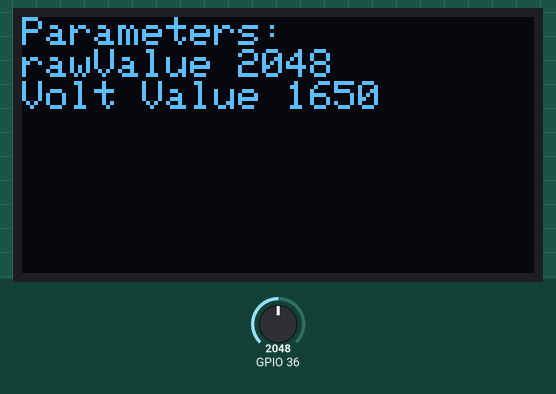
A sketch run on a simulated ESP32. On the bench: 128×64 one-colour display. The inputs (shaded band) are chosen by the test bench; at power-on: GPIO 36 = 2048. What the sketch prints to the serial monitor is not drawn.

Above: at 1.7 s.
1.8 s: GPIO 36 set to 2866
At 2.9 s:
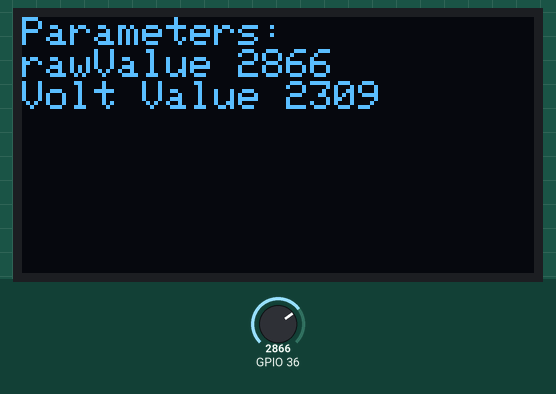
4.1 s: GPIO 36 set to 3603
At 5.5 s:
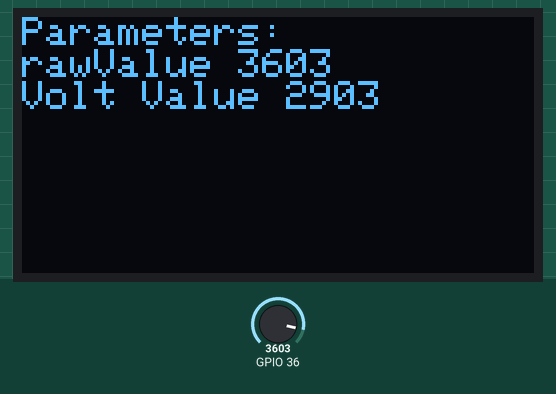
6.2 s: GPIO 36 set to 4095
At 8.0 s:
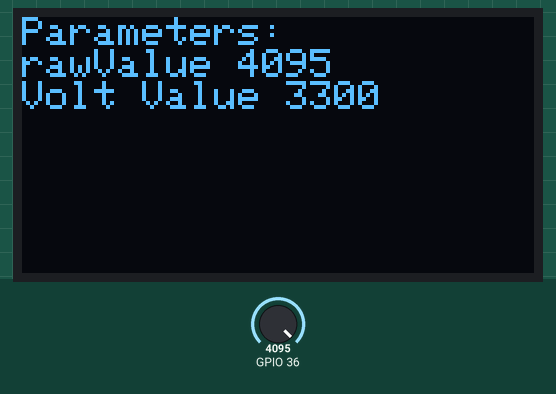
Timing chart, 0 to 9.5 s (numbered marks = the images above; inputs shaded):
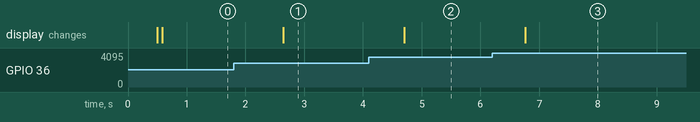

The sketch:

05_Practica_ESP32_ADC.ino
```cpp
/* Includes ------------------------------------------------------------------*/
#include "board.h"
#include "config.h"

#include "driver/adc.h"

#include <Wire.h>
#include <Adafruit_SSD1306.h>

/* Defines -------------------------------------------------------------------*/
#define DISPLAY_ADDRESS 0x3C
#define DISPLAY_WIDTH   128
#define DISPLAY_HEIGHT  64
#define DISPLAY_RESET   -1

/* Static Variables ----------------------------------------------------------*/
static uint16_t rawValue = 0;
static uint16_t voltValue = 0;

// Estructura para configurar el WDT
static esp_task_wdt_config_t hwdt = {
    .timeout_ms = WDT_TIMEOUT,
    .idle_core_mask = 1 << 0,
    .trigger_panic = true
};

/* Class ---------------------------------------------------------------------*/
Adafruit_SSD1306 Display(DISPLAY_WIDTH, DISPLAY_HEIGHT, &Wire, DISPLAY_RESET);

/* Static Functions ----------------------------------------------------------*/
uint16_t adc_convert_bits_to_mvolts( uint16_t raw_value )
{
  return (raw_value * 3300)/(4096 - 1); // 3300 -> 3.3V Voltaje de referencia | 4096 -> Resolucion del ADC
}

/* Setup Function -----------------------------------------------------------*/
void setup()
{
  // Inicializar modulo Serial
  Serial.begin( SERIAL_BAUDRATE );
  vTaskDelay( pdMS_TO_TICKS(500) );

  // Configurar el watchdog para la tarea actual (loopTask)
  esp_task_wdt_init( &hwdt );
  esp_task_wdt_add( NULL );

  // Configuramos el Canal 0 del ADC, el ancho de banda sera de 12 bits
  adc1_config_width( ADC_WIDTH_BIT_12 );
  adc1_config_channel_atten( ADC1_CHANNEL_0, ADC_ATTEN_DB_11 );

  // Configuramos el OLED
  Display.begin(SSD1306_SWITCHCAPVCC, DISPLAY_ADDRESS);
  Display.clearDisplay();
  Display.setTextColor(WHITE);
  Display.display();

}

/* Loop Function ------------------------------------------------------------*/
void loop()
{
  // Obtener el valor del ADC1 CH0
  rawValue = adc1_get_raw( ADC1_CHANNEL_0 );

  // Convertir el valor del ADC a mV
  voltValue = adc_convert_bits_to_mvolts( rawValue );

  Display.clearDisplay();
  Display.setCursor(0,0);
  Display.println("Parameters:");
  Display.printf("rawValue %u\n", rawValue);
  Display.printf("Volt Value %u\n", voltValue);
  Display.display();

  Serial.println("######################################");
  Serial.printf("ADC Value: %u\n", rawValue);
  Serial.printf("Volt Value: %u\n", voltValue);
  Serial.println("######################################");

  // 10 mS delay
  vTaskDelay( pdMS_TO_TICKS(1000) );

  // Feed Firulais!
  esp_task_wdt_reset();
}
```

board.h
```cpp
#ifndef BOARD_H_
#define BOARD_H_

/* Includes ------------------------------------------------------------------*/
#include <Arduino.h>
#include "esp_task_wdt.h"
#include "driver/uart.h"

#endif // BOARD_H_
```

config.h
```cpp
#ifndef CONFIG_H_
#define CONFIG_H_

/* Includes ------------------------------------------------------------------*/
#include <Arduino.h>

/* Defines -------------------------------------------------------------------*/
#define SERIAL_BAUDRATE 115200
#define WDT_TIMEOUT     (5*1000)

#endif // CONFIG_H_
```

Measured:
- after the input at 1.8 s, the display: changes after 0.84 s (image 1)
- after the input at 4.1 s, the display: changes after 0.60 s (image 2)
- after the input at 6.2 s, the display: changes after 0.56 s (image 3)
